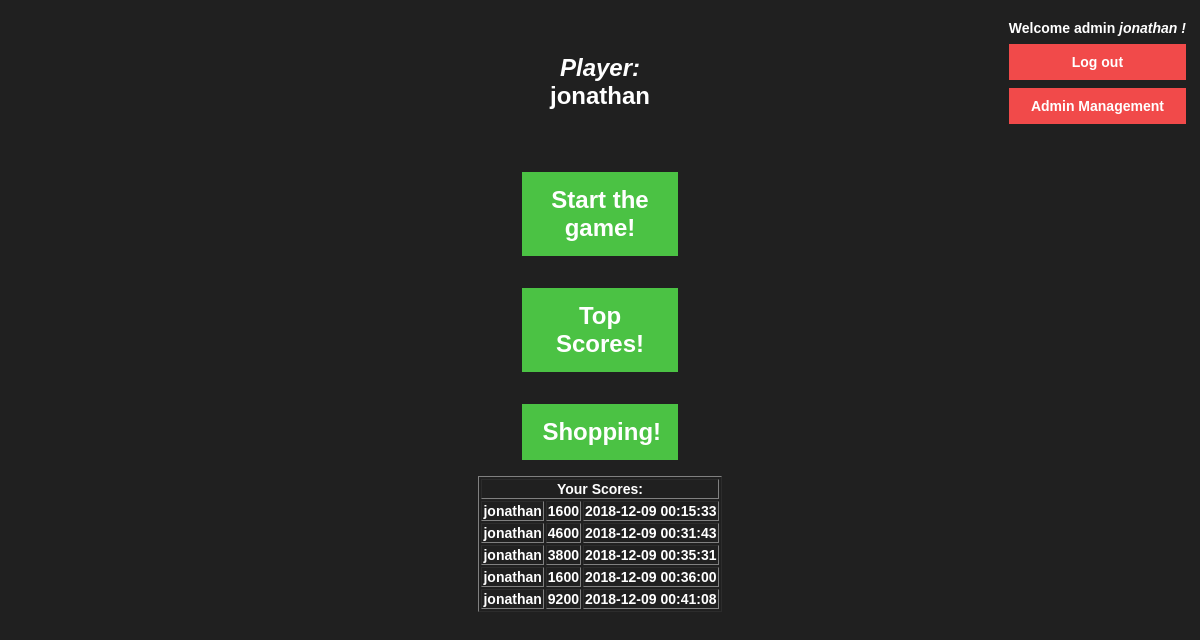
Page /source/profile.php (signed in) on the committed database.
### tables this page shows
CREATE TABLE `verticalshooter_entity_user` (
  `username` varchar(45) NOT NULL,
  `password` varchar(45) DEFAULT NULL,
  `role` varchar(45) DEFAULT NULL,
  `fullname` varchar(255) DEFAULT NULL,
  `email` varchar(255) DEFAULT NULL,
  `shield` int(11) DEFAULT NULL,
  PRIMARY KEY (`username`)
);

CREATE TABLE `verticalshooter_entity_score` (
  `id` int(11) NOT NULL AUTO_INCREMENT,
  `username` varchar(45) NOT NULL,
  `score` int(11) DEFAULT NULL,
  `date` datetime DEFAULT NULL,
  PRIMARY KEY (`id`)
);

### source/session.php (called while the page is built, shortened)
<?php
    include("config.php");
    $user_check=$_SESSION['login_user'];
    $ses_sql=mysqli_query($connection, "select username from VerticalShooter_entity_user where username='$user_check'");
    $row = mysqli_fetch_assoc($ses_sql);
    $login_session =$row['username'];
?>

### source/profile.php (the view, shortened to what this page needs)
<?php
include('session.php');
?>
<!DOCTYPE html>
<html>
    <head>
        <link rel="stylesheet" type="text/css" href="style.css">
    </head>
    <body>
        <?php
        $query = mysqli_query($connection, "select role from VerticalShooter_entity_user where username='$login_session'");
        $role = '';
        while ($row = mysqli_fetch_array($query)) {
            $role = $row["role"];
        }
        ?>
        <div id="profile">
            <div class="topright">
                <label>Welcome <?php echo $role ?> <i><?php echo $login_session; ?> !</i></label>
                <a href="logout.php">
                    <div id="logout">Log out</div>
                </a>
                <?php
                if ($role == 'admin') {
                    echo"<a href='admin.php'>"
                    . "<div id='logout'>Admin Management</div>"
                    . "</a>";
                }
                ?>
            </div>
        </div>
        <br><br>
        <div id="playertitle"><i>Player:</i> <b><?php echo $login_session; ?></b></div>
        <br><br>
        <div class="container">
            <a href="game.php">
                <div id="startgame">Start the game!</div>
            </a>
        </div>
        <div class="container">
            <a href="scores.php">
                <div id="topScores">Top Scores!</div>
            </a>
        </div>
        <div class="container">
            <a href="shopping.php">
                <div id="topScores">Shopping!</div>
            </a>
        </div>
        <?php
        $sql = "SELECT username, score, date FROM VerticalShooter_entity_score WHERE username LIKE '%{$login_session}%'";
        $result = mysqli_query($connection, $sql);
        echo"<table border ='1'>";
        echo"<tr><th colspan=\"3\">Your Scores:</th></tr>";
        while ($row = mysqli_fetch_assoc($result)) {
            echo"<tr><td>{$row['username']}</td><td>{$row['score']}</td><td>{$row['date']}</td></tr>";
        }
        echo"</table>";
        ?>
    </body>
</html>

### source/style.css (style rules this page uses)
body { color: white; font-size: 14px; font-family: Arial, Helvetica, sans-serif; font-weight: bold; background-color: #202020; }
label { color: white; font-size: 14px; font-family: Arial, Helvetica, sans-serif; font-weight: bold; }
.container { padding: 16px; }
a { color: #00A1FE; font-size: 14px; font-weight: bold; text-align: center; text-decoration: none; width: 100% }
#logout { font-family: Arial, Helvetica, sans-serif; background-color: #F14A4A; color: white; padding: 10px 10px; margin: 8px 0; cursor: pointer; }
.topright { position: fixed; top: 20px; right: 14px; }
#startgame { font-family: Arial, Helvetica, sans-serif; font-size: 24px; text-align: center; background-color: #4BC244; color: white; padding: 14px 20px; margin: auto; width: 10%; cursor: pointer; }
#topScores { font-family: Arial, Helvetica, sans-serif; font-size: 24px; text-align: center; background-color: #4BC244; color: white; padding: 14px 20px; margin: auto; width: 10%; cursor: pointer; }
#playertitle { font-family: Arial, Helvetica, sans-serif; font-size: 24px; text-decoration: none; text-align: center; color: white; padding: 14px 20px; margin: auto; width: 10%; cursor: pointer; }
table { margin: 0px auto; }

### rows in the picture
verticalshooter_entity_user: role "admin", username "jonathan"
verticalshooter_entity_score: username "jonathan", score "1600", date "2018-12-09 00:15:33"
verticalshooter_entity_score: username "jonathan", score "4600", date "2018-12-09 00:31:43"
verticalshooter_entity_score: username "jonathan", score "3800", date "2018-12-09 00:35:31"
verticalshooter_entity_score: username "jonathan", score "1600", date "2018-12-09 00:36:00"
verticalshooter_entity_score: username "jonathan", score "9200", date "2018-12-09 00:41:08"
